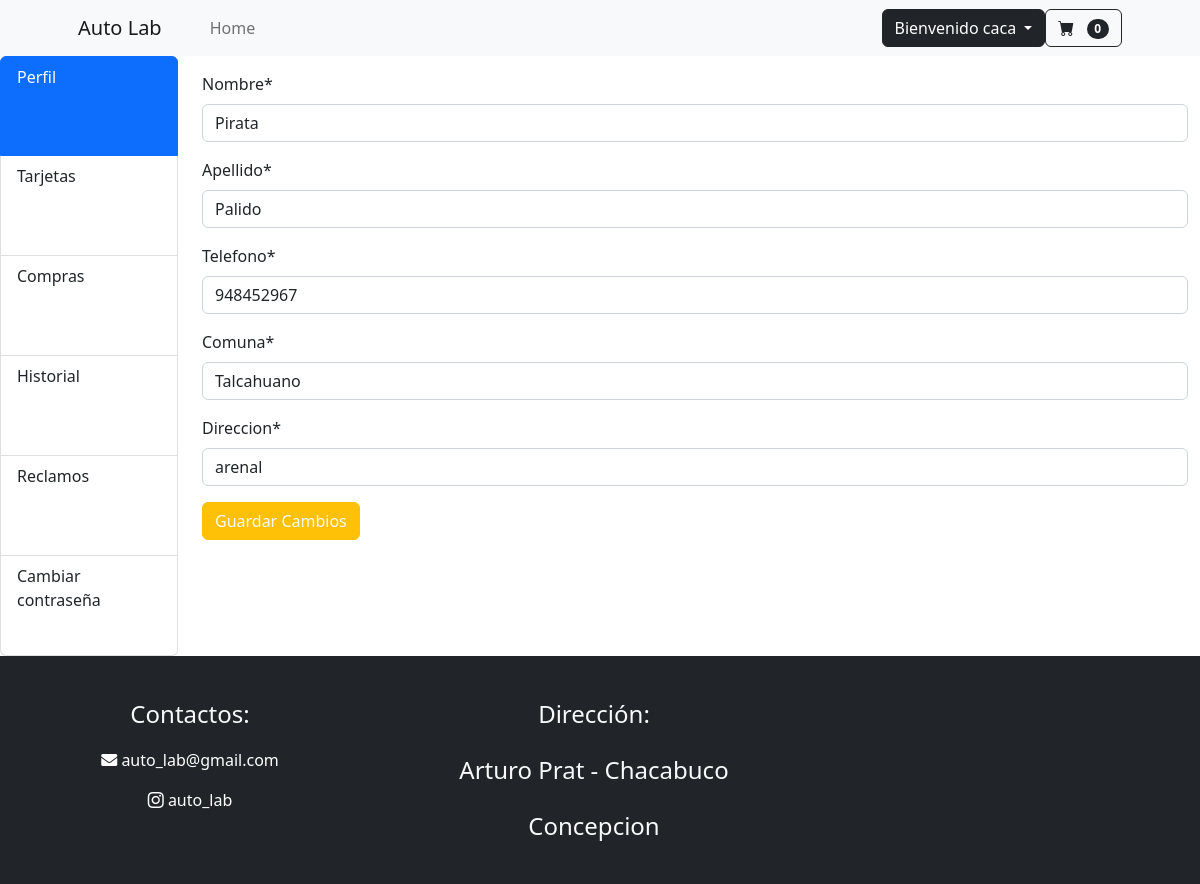
The app's page /mi_cuenta/peo@gmail.com (signed in) with its own data.
### mi_web/models.py (models this page shows, shortened)
class Usuario(AbstractBaseUser,PermissionsMixin):
    run = models.CharField( "rut" ,max_length=10 ,primary_key=True )
    correo = models.EmailField("correo", max_length=150 , unique=True)
    nombre = models.CharField("nombre", max_length=50)
    apellido = models.CharField("apellido", max_length=50)
    telefono= models.CharField("telefono", max_length=9)
    comuna= models.CharField("comuna", max_length=50)
    direccion= models.CharField("direccion", max_length=50)
    is_staff = models.BooleanField("empleado",default=False)
    is_superuser = models.BooleanField("superuser",default=False)
    es_baneado = models.BooleanField("baneado", default=False)
    USERNAME_FIELD="correo"
    objects=Usuariomanager()
    REQUIRED_FIELDS=["run","nombre","apellido","telefono","comuna","direccion"]

class CarritoDeCompras(models.Model):
    user = models.OneToOneField(Usuario, on_delete=models.CASCADE )
    productos = models.ManyToManyField(producto, through='ItemCarrito')
    is_active = models.BooleanField(default=True)
    @property
    def cant(self):
        itens = ItemCarrito.objects.filter(carrito=self.pk)
        return len(itens)

### mi_web/views.py (the view, shortened to what this page needs)
# urls.py: path('mi_cuenta/<id>',login_required(views.mi_cuenta),name='mi_cuenta'),
@login_required
def mi_cuenta(request, id):
    carrito, created = CarritoDeCompras.objects.get_or_create(user=request.user, is_active=True)
    usera=get_object_or_404(Usuario,correo=id)
    form=updateUser(instance=usera)
    form2=upPassUser(user=request.user)
    form3=Tarjeta.objects.filter(uusuario=usera)
    form4= TarjetaForm()
    Boletas = Boleta.objects.filter(user=usera ,estado='ALMACEN'or 'ENVIO' )
    Boletas_completadas = Boleta.objects.filter(user=usera, estado='COMPLETADO' or 'CANCELADO')
    reclamos= Reclamo.objects.filter(usuario=usera)
    datos={
        "form":form,
        "form2":form2,
        "targetas":form3,
        "form4":form4,
        "boletas":Boletas,
        "Boletas_completadas":Boletas_completadas,
        "reclamos":reclamos
    }
    return render(request,'vet/mi_cuenta.html' , datos)

### mi_web/forms.py
class updateUser(UserChangeForm):
    class Meta:
        model = useru
        fields =["nombre","apellido","telefono","comuna","direccion"]
    def __init__(self, *args , **kwargs ):
        super().__init__(*args, **kwargs)
        self.helper= FormHelper()
        self.helper.form_method="post"
        self.helper.form_class="needs-validation"
        self.helper.attrs={"novalidate":""}
        self.helper.layout=Layout(
           Field("nombre",id="nombre"),
           Field("apellido",id="apellido"),
           Div(
                Div(
                    PrependedText('telefono', '+56', active=True , id="fono"),
                    css_class='input-group'
                ,id="fono2"),
                css_class='form-group'
            ),
           Field("comuna",id="comuna"),
           Field("direccion",id="direc")
        )
        if 'password' in self.fields:
            del self.fields['password']

class upPassUser(PasswordChangeForm):
    def __init__(self, *args, **kwargs):
        super().__init__(*args, **kwargs)
        self.helper = FormHelper()
        self.helper.form_method = 'post'
        self.helper.form_class = 'needs-validation'
        self.helper.attrs = {'novalidate': ''}
        self.helper.layout = Layout(
            Field('old_password', id='old_password'),
            Field('new_password1', id='contraseña'),
            Field('new_password2', id='repetirContraseña')
        )

### mi_web/context_processors.py (called while the page is built)
def carrito(request:HttpRequest):
    if request.user.is_authenticated:
        carito = CarritoDeCompras.objects.get(user=request.user)
        return {"carrito":carito}
    return {}

### mi_web/models.py (called while the page is built)
    def __str__(self):
        numero_str = str(self.tarjeta_de_credito)
        return f'**** **** **** {numero_str[-4:]}'

### mi_web/templates/vet/mi_cuenta.html (shortened to what this page needs)
{% extends "vet/base_p.html" %}
{% load static %}
{% load crispy_forms_tags %}
{% block contenido %}
    <div class="row">
        <div class="col-2 d-none d-md-block">
          <div class="list-group" id="list-tab" role="tablist">
            <a class="list-group-item list-group-item-action active" style="height: 100px;" id="list-home-list" data-bs-toggle="list" href="#Perfil" role="tab" aria-controls="list-home" >Perfil </a>
            <a class="list-group-item list-group-item-action" style="height: 100px;" id="list-profile-list" data-bs-toggle="list" href="#targetas" role="tab" aria-controls="list-profile">Tarjetas</a>
            <a class="list-group-item list-group-item-action" style="height: 100px;" id="list-profile-list" data-bs-toggle="list" href="#Compras" role="tab" aria-controls="list-profile">Compras</a>
            <a class="list-group-item list-group-item-action" style="height: 100px;"  id="list-messages-list" data-bs-toggle="list" href="#Historial" role="tab" aria-controls="list-messages">Historial</a>
            <a class="list-group-item list-group-item-action" style="height: 100px;"  id="list-messages-list" data-bs-toggle="list" href="#Reclamos" role="tab" aria-controls="list-messages">Reclamos</a>
            <a class="list-group-item list-group-item-action" style="height: 100px;"  id="list-messages-list" data-bs-toggle="list" href="#configuración" role="tab" aria-controls="list-messages">Cambiar contraseña</a>
          </div>
        </div>
        <div class="col-md-10 col-sm-12">
          <div class="tab-content" id="nav-tabContent">
            <div class="tab-pane fade show active" id="Perfil" role="tabpanel" aria-labelledby="list-home-list">
                <form class="pt-3" action="" method="post" enctype="multipart/form-data">
                    {{ form | crispy }}
                    <div>
                        <input type="submit" name="update_profile" value="Guardar Cambios" class="btn btn-warning text-light">
                    </div>
                </form>
            </div>
          </div>
        </div>
      </div>
{% endblock contenido %}

### mi_web/templates/vet/base_p.html (shortened to what this page needs)
{% load static %}
<!DOCTYPE html>
<html lang="en">
    <head>
        <link href="https://cdn.jsdelivr.net/npm/bootstrap-icons@1.7.0/font/bootstrap-icons.css" rel="stylesheet">
        <link rel="stylesheet" href="https://cdnjs.cloudflare.com/ajax/libs/font-awesome/5.15.4/css/all.min.css">
        <link href="https://cdn.jsdelivr.net/npm/bootstrap@5.3.3/dist/css/bootstrap.min.css" rel="stylesheet">
        <link rel="stylesheet" href= "{% static 'vet/css/home.css' %}">
    </head>
    <body>
        <header class="sticky-top">
        <nav class="navbar navbar-expand-lg navbar-light bg-light ">
            <div class="container px-4 px-lg-5">
                <a class="navbar-brand" href="{% url "index" %}" >Auto Lab</a>
                <div class="collapse navbar-collapse" id="navbarSupportedContent">
                    <ul class="navbar-nav me-auto mb-2 mb-lg-0 ms-lg-4">
                        <li class="nav-item">
                            <a class="nav-link" aria-current="page" href=" {% url "index" %}">Home</a>
                        </li>
                    </ul>
                    <form class="d-flex">
                        <div class="dropdown">
                            <a class="btn btn-dark dropdown-toggle" role="button" data-bs-toggle="dropdown"
                                aria-expanded="false">
                                {% if request.user.is_authenticated %}
                                Bienvenido {{user.nombre}}
                                {% else %}
                                Iniciar sesión
                                {% endif %}
                            </a>
                        </div>
                    </form>
                    <form class="d-flex">
                        <a href=" {% url "ver_carrito" %}" class="btn btn-outline-dark" type="submit">
                            <i class="bi-cart-fill me-1"></i>
                            <span class="badge bg-dark text-white ms-1 rounded-pill">{{carrito.cant}}</span>
                        </a>
                    </form>
                </div>
            </div>
        </nav>
        </header>
        <main>
            {% block contenido %}
            {% endblock contenido %}
        </main>
        <footer class="row  py-4 bg-dark text-center">
            <div class="col-md-4 col-sm-12">
                <p class="text-light pt-3 fs-4">Contactos:</p>
                <p>
                    <a href="mailto:vet.santamarta@gmail.com" class="boton" style="text-decoration: none; color: #ffffff;">
                        <i class="fas fa-envelope" aria-current="page" style="cursor: pointer;"></i> auto_lab@gmail.com
                    </a>
                </p>
                <p>
                    <a href="https://www.instagram.com/veterinaria_santa_marta/" target="_blank" class="boton" style="text-decoration: none; color: #ffffff;">
                        <i class="bi bi-instagram" aria-current="page" style="cursor: pointer;"></i> auto_lab
                    </a>
                </p>
            </div>
            <div class="col-md-4 col-sm-12">
                <p class="text-light pt-3 fs-4"> Dirección: </p>
                <p class="text-light pt-1 fs-4"> Arturo Prat - Chacabuco</p>
                <p class="text-light pt-1 fs-4">Concepcion</p>
            </div>
        </footer>
    </body>
</html>

### records on screen
Usuario: nombre "caca"
CarritoDeCompras: cant "0"
Usuario: nombre "Pirata", apellido "Palido", telefono "948452967", comuna "Talcahuano", direccion "arenal"
